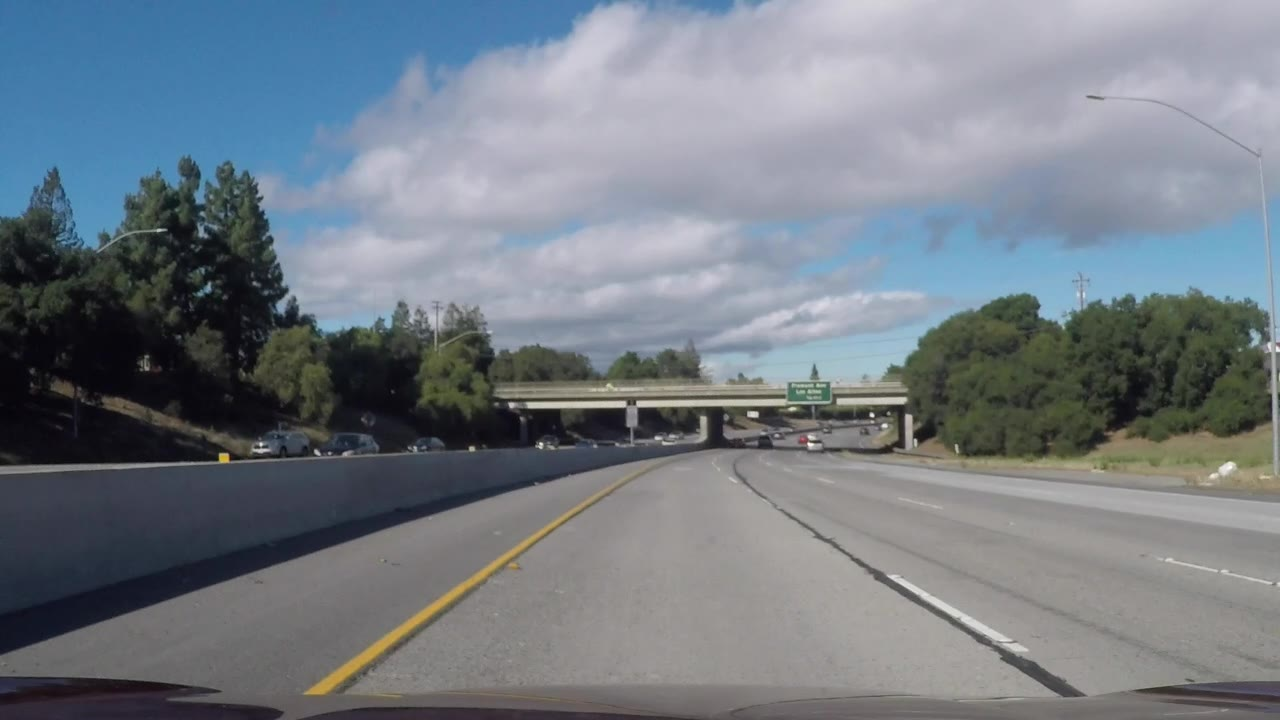
#> input picture challenge_images/image0002.jpg, 1280 x 720 px
$ python -i image_thresholding.py   (imports and definitions only)   (older library calls are emulated)
#> lines starting #> are read from the running program, lines starting #| are printed output that depends on the picture
import numpy as np
import cv2


# [41 lines left out: functions get_yuv, u_thresh, hsv_range_thresh, not called in this run]


def sobel_dir_threshold(img, sobel_kernel=3, thresh=(0, np.pi/2)):
	"""
		Performs direction sobel image filtering and thresholding
		Args:
			img		: input image
			sobel_kernel 	: sobel kernel size
			thresh		: high and low threshold values for filtering out unnecessary pixels
		returns:
			binary_output	: binary image showing remaining pixels after transformation
	"""
#> called with sobel_kernel = 3, thresh = (0, 1.57)

	# Apply the following steps to img
	# 1) Convert to grayscale
	gray = cv2.cvtColor(img,cv2.COLOR_RGB2GRAY)
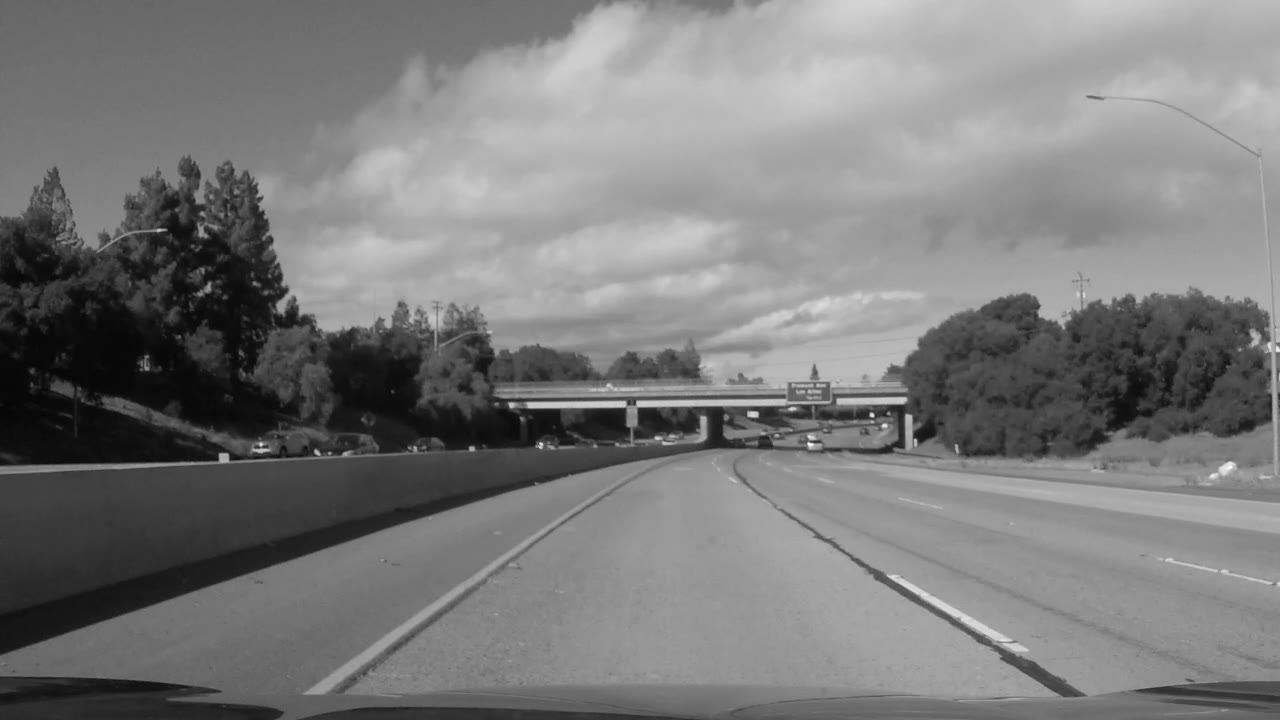
#> gray: shape (720, 1280); min 4, max 254, mean 122.8
	# 2) Take the gradient in x and y separately
	sobel_x = cv2.Sobel(gray,cv2.CV_64F,1,0,ksize=sobel_kernel)
	sobel_y = cv2.Sobel(gray,cv2.CV_64F,0,1,ksize=sobel_kernel)
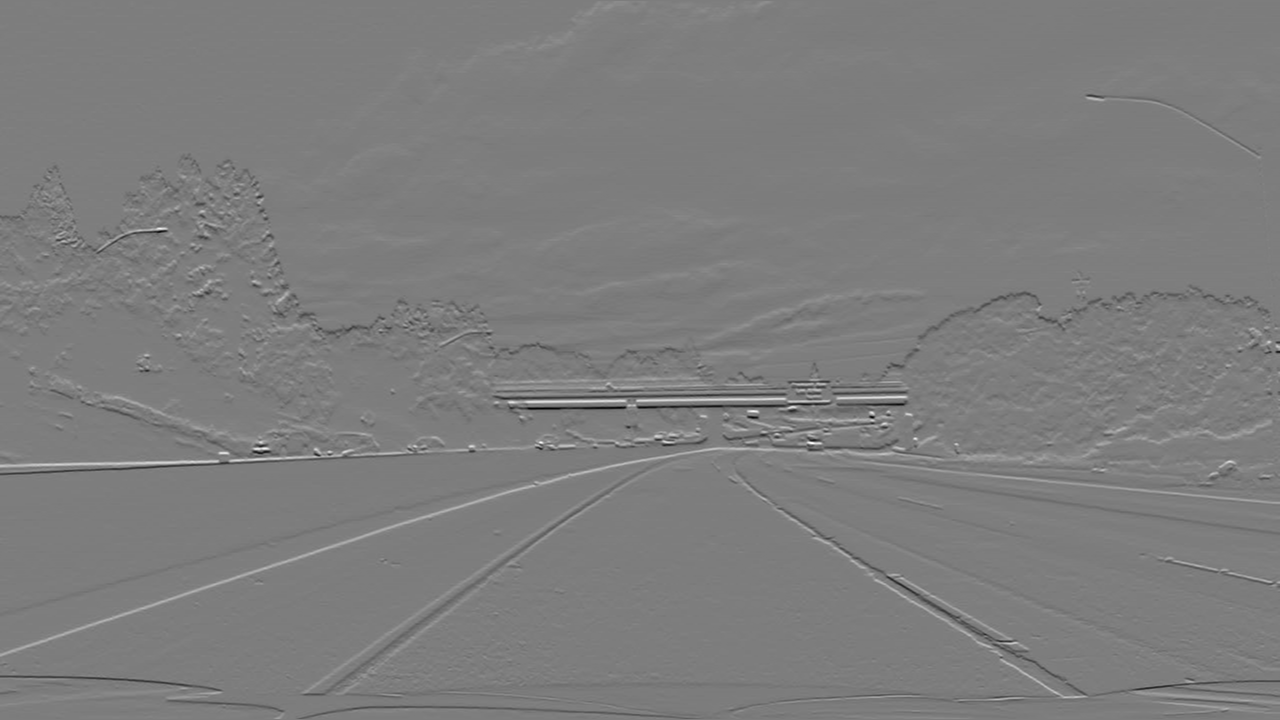
#> sobel_y: shape (720, 1280) float64; min -587, max 603, mean -0.8; drawn with min black and max white
	# 3) Take the absolute value of the x and y gradients
	abs_sobelx = np.absolute(sobel_x)
	abs_sobely = np.absolute(sobel_y)
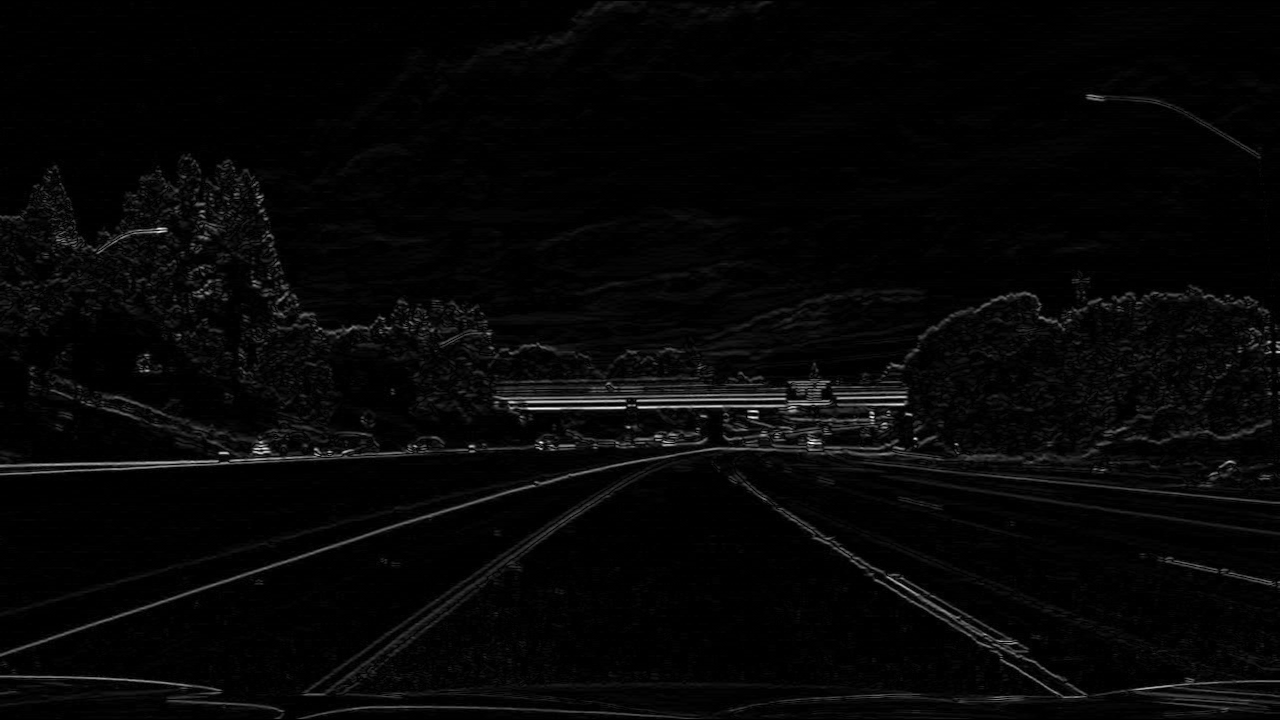
#> abs_sobely: shape (720, 1280) float64; min 0, max 603, mean 15.3; drawn with min black and max white
	# 4) Use np.arctan2(abs_sobely, abs_sobelx) to calculate the direction of the gradient
	g_dir = np.arctan2(abs_sobely, abs_sobelx)
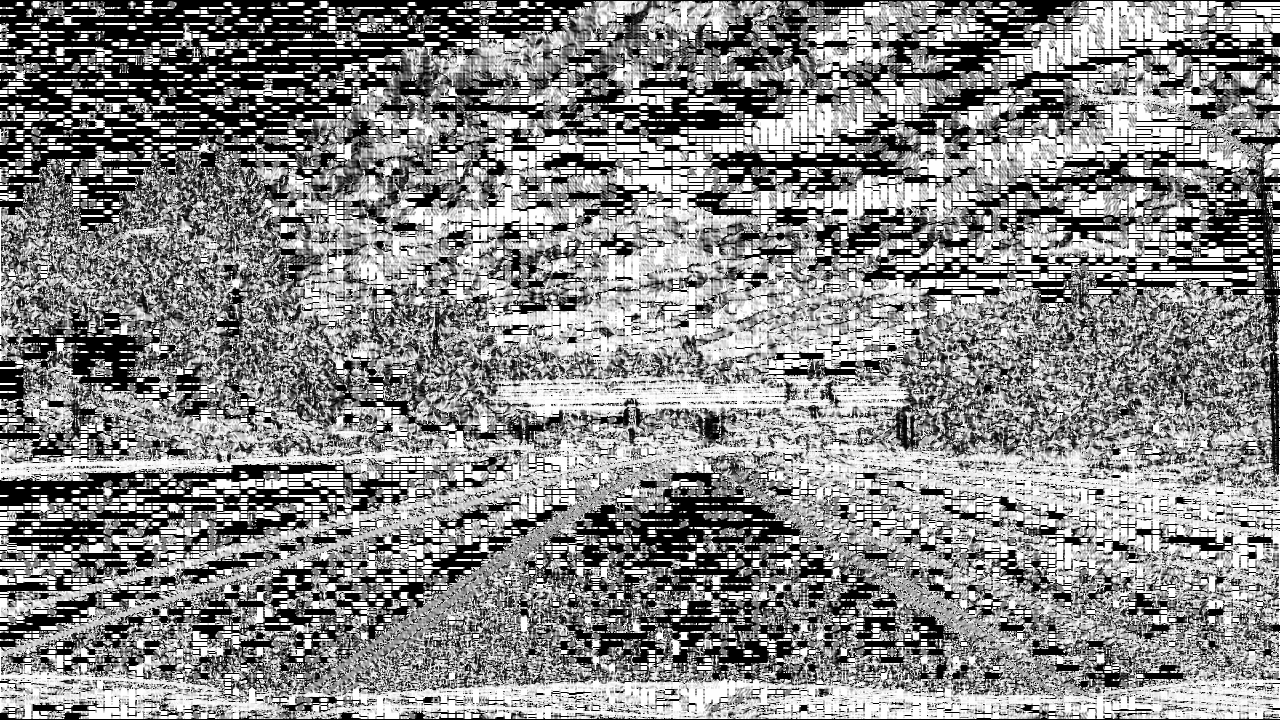
#> g_dir: shape (720, 1280) float64; min 0, max 1.57, mean 0.835; drawn with min black and max white
	# 5) Create a binary mask where direction thresholds are met
	binary_output = np.zeros_like(g_dir)
	binary_output[(g_dir>=thresh[0])&(g_dir<=thresh[1])]=1
	# 6) Return this mask as your binary_output image
	#binary_output = np.copy(img) # Remove this line
	return binary_output


# [97 lines left out: functions sobel_mag_thresh_gray, sobel_mag_thresh, abs_sobel_thresh, hls_select, not called in this run]

>>> import cv2
>>> picture = cv2.cvtColor(cv2.imread('challenge_images/image0002.jpg'), cv2.COLOR_BGR2RGB)
>>> result = sobel_dir_threshold(picture)
#> result: shape (720, 1280) float64; every value is 1

$ run again, on challenge_images/image0027.jpg
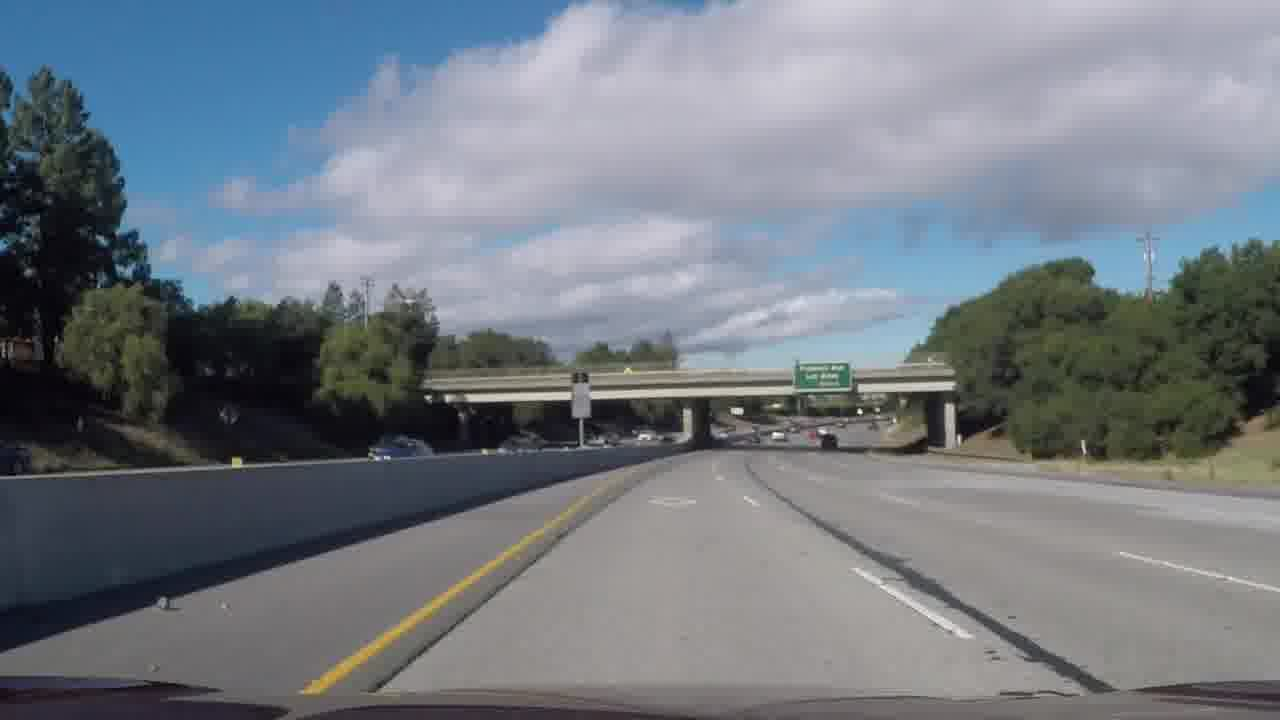
#> input picture challenge_images/image0027.jpg, 1280 x 720 px
#> in sobel_dir_threshold, `abs_sobely = np.absolute(sobel_y)`:
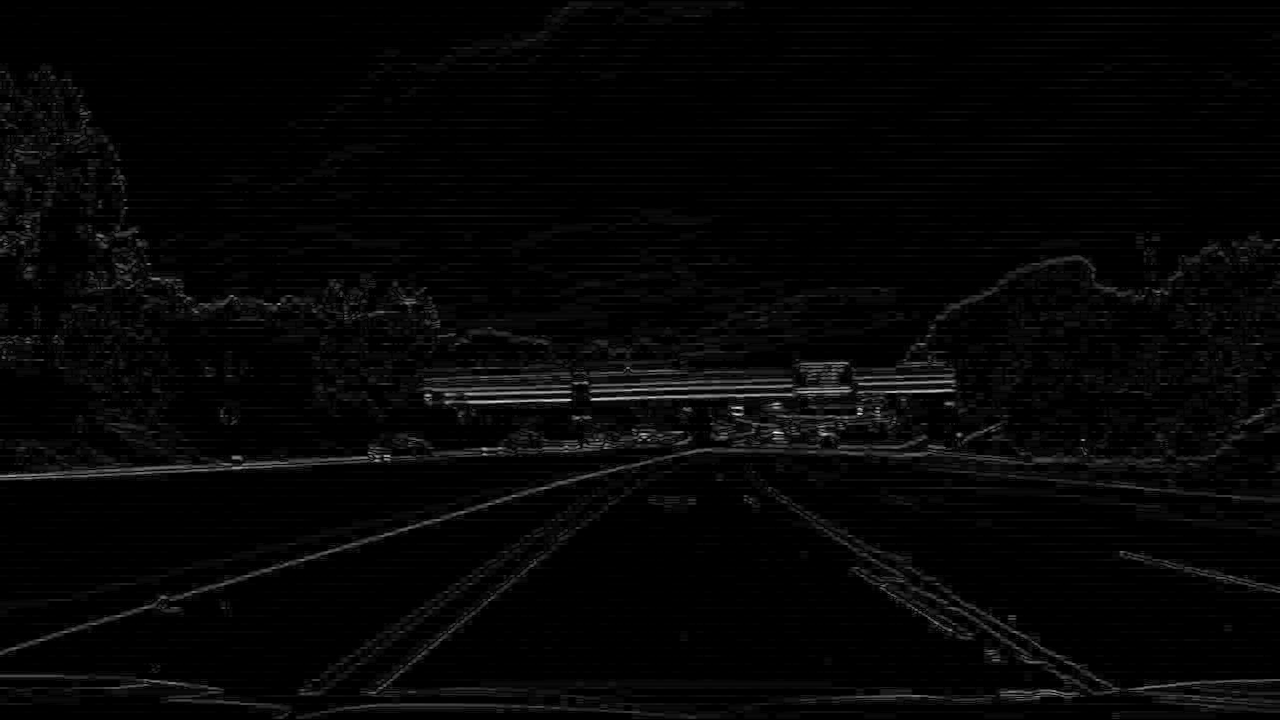
#> abs_sobely: shape (720, 1280) float64; min 0, max 672, mean 14.7; drawn with min black and max white
#> in sobel_dir_threshold, `g_dir = np.arctan2(abs_sobely, abs_sobelx)`:
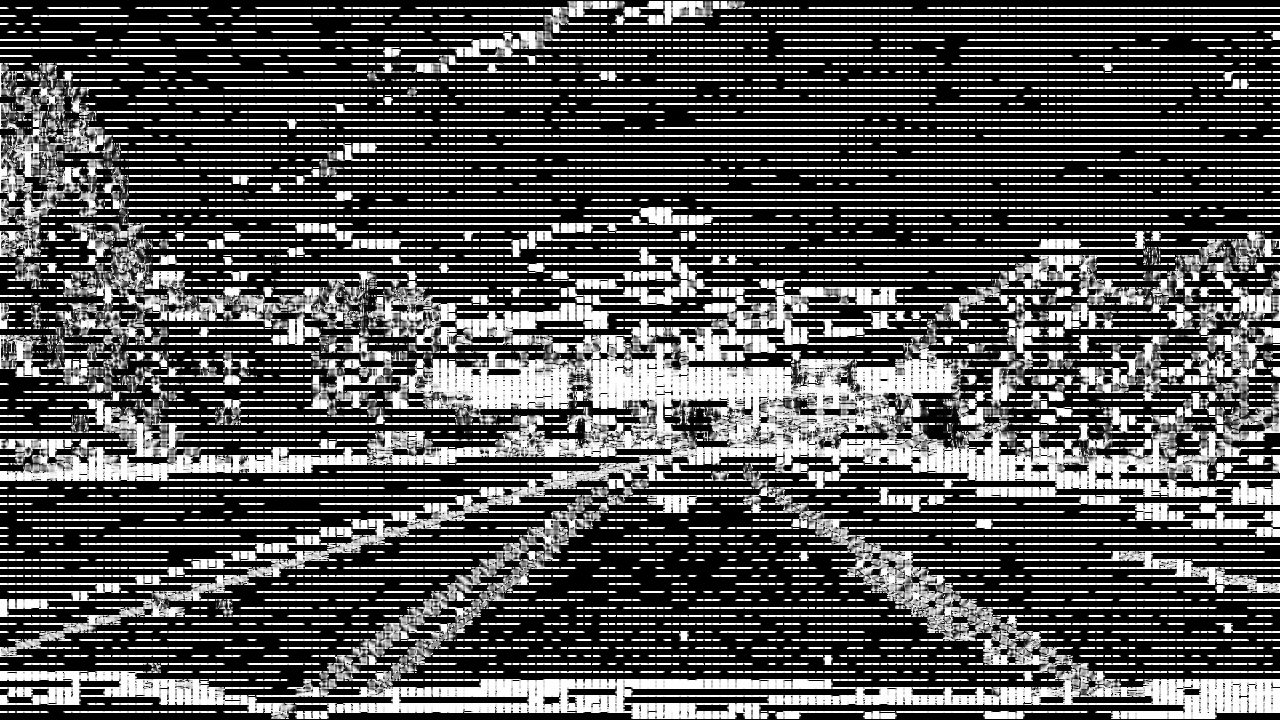
#> g_dir: shape (720, 1280) float64; min 0, max 1.57, mean 0.515; drawn with min black and max white
#> result: shape (720, 1280) float64; every value is 1
